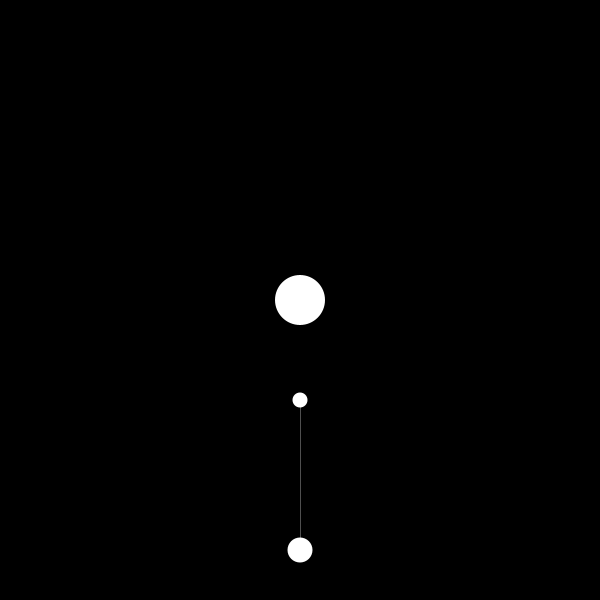
Frame 1 (no input)
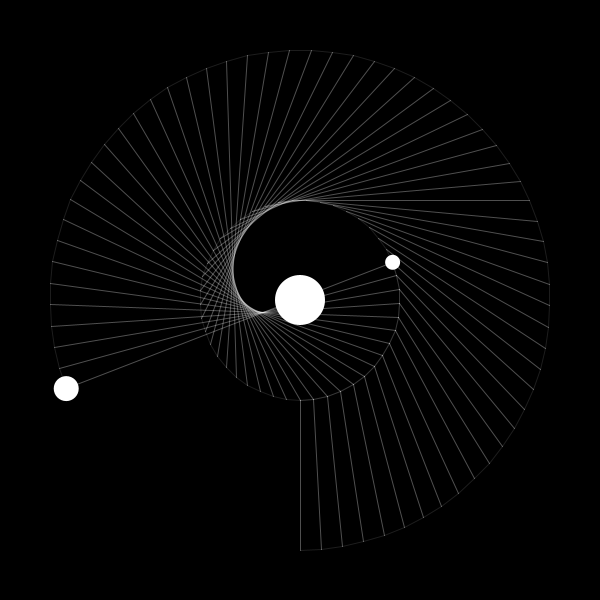
Frame 60 (the mouse pressed at the canvas centre just before this capture)
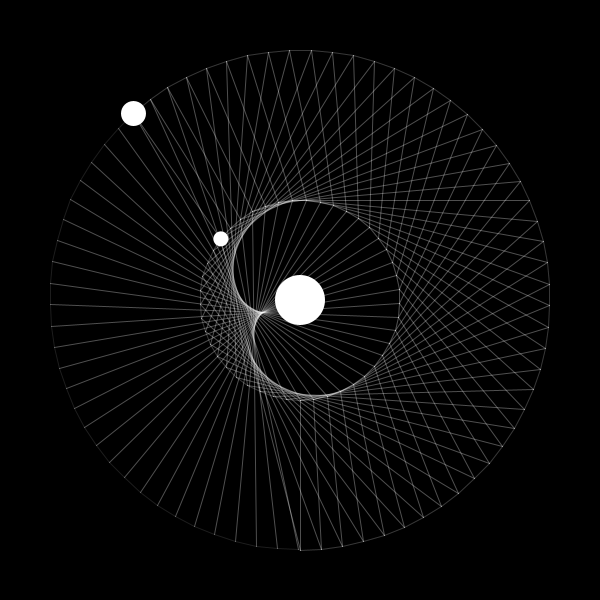
Frame 120 (the mouse held since frame 60 and released just before this capture)

The Processing sketch that drew these frames (run headless with seeded random() and noise(); from frame 60 on, the mouse is pressed at the canvas centre):

// Processing sketch: Earth_Venus
// ── Earth_Venus.pde
// http://i.imgur.com/CcjNO7L.gif  
PGraphics planets;
PGraphics lines;
 
Planet sun = new Planet(0, 0);
Planet venus = new Planet(224.7, 100);
Planet earth = new Planet(365.256, 250);

float earthCounter = 0.0;
float venusCounter = 0.0;
float orbitMultiplier = 5.0;

class Planet {
 
  float OrbitSpeed;
  float OrbitRadius;
  float Size = 15.0;
  PVector Position = new PVector(0, 0);
  PVector LastPosition;
  color Color = color(255);
 
  public Planet(float orbit, float radius){
    OrbitSpeed = orbit;
    OrbitRadius = radius;
  }
  
  public void DrawAtPosition(float index, PGraphics layer){
    layer.noStroke();
    //stroke(0);
    layer.fill(Color);    
    CalculatePosition(index);    
    layer.ellipse(Position.x, Position.y, Size, Size); 
  }
  
  public void CalculatePosition(float i){
    Position = new PVector(sin(radians(i*360))*OrbitRadius+(width*.5),cos(radians(i*360))*OrbitRadius+(height*.5));
  }
  
  public void SetLastPosition() {
    LastPosition = Position;
  }
  
  public void DrawLineBetweenPositions(PGraphics layer) {
    if(LastPosition != null){
      layer.stroke(255, 30);
      layer.line(Position.x, Position.y, LastPosition.x, LastPosition.y);
    }
    
  }
}
 
void setup() {
  size(600, 600);
  smooth(8);
  frameRate(60);
  
  // Init Planets
  sun.Size = 50;
  
  venus.Position = new PVector(width*.5, height*.5);
  
  earth.Position = new PVector(width*.5, height*.5);
  earth.Size = 25;
  
  // Create Graphics Layers
  planets = createGraphics(width, height, JAVA2D);
  lines = createGraphics(width, height, JAVA2D);
}
 

void draw() { 
  delay(10);
  earthCounter = earthCounter > 1.0 ? 0.0 : earthCounter;
  venusCounter = venusCounter > 1.0 ? 0.0 : venusCounter;
  
  background(0);
  
  planets.beginDraw();
  planets.background(0);
  planets.stroke(255);  
  sun.DrawAtPosition(0, planets);
  venus.DrawAtPosition(venusCounter, planets);
  earth.DrawAtPosition(earthCounter, planets); 
  planets.endDraw();
 
  lines.beginDraw(); 
  lines.stroke(255,80);  
  lines.line(earth.Position.x, earth.Position.y, venus.Position.x, venus.Position.y);
  earth.DrawLineBetweenPositions(lines);
  earth.SetLastPosition();
  venus.DrawLineBetweenPositions(lines);
  venus.SetLastPosition();
  lines.endDraw();
  blendMode(SCREEN);
  
  image(lines, 0, 0, width, height);
  image(planets, 0, 0, width, height); 
 
  earthCounter+=1.0/earth.OrbitSpeed * orbitMultiplier;
  venusCounter+=1.0/venus.OrbitSpeed * orbitMultiplier;
}
